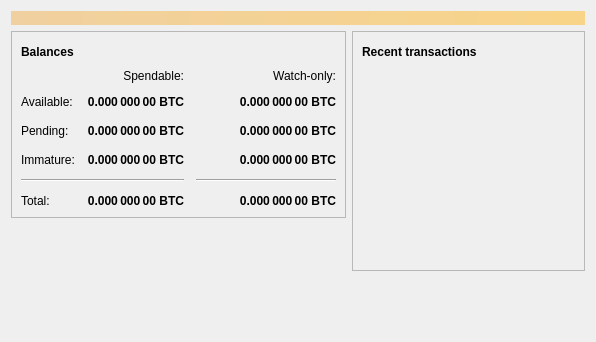
<?xml version="1.0" encoding="UTF-8"?>
<ui version="4.0">
 <class>OverviewPage</class>
 <widget class="QWidget" name="OverviewPage">
  <property name="geometry">
   <rect>
    <x>0</x>
    <y>0</y>
    <width>596</width>
    <height>342</height>
   </rect>
  </property>
  <property name="windowTitle">
   <string>Form</string>
  </property>
  <layout class="QVBoxLayout" name="topLayout">
   <item>
    <widget class="QLabel" name="labelAlerts">
     <property name="visible">
      <bool>false</bool>
     </property>
     <property name="styleSheet">
      <string notr="true">QLabel { background-color: qlineargradient(x1: 0, y1: 0, x2: 1, y2: 0, stop:0 #F0D0A0, stop:1 #F8D488); color:#000000; }</string>
     </property>
     <property name="wordWrap">
      <bool>true</bool>
     </property>
     <property name="margin">
      <number>3</number>
     </property>
     <property name="textInteractionFlags">
      <set>Qt::TextSelectableByMouse</set>
     </property>
    </widget>
   </item>
   <item>
    <layout class="QHBoxLayout" name="horizontalLayout" stretch="1,1">
     <item>
      <layout class="QVBoxLayout" name="verticalLayout_2">
       <item>
        <widget class="QFrame" name="frame">
         <property name="frameShape">
          <enum>QFrame::StyledPanel</enum>
         </property>
         <property name="frameShadow">
          <enum>QFrame::Raised</enum>
         </property>
         <layout class="QVBoxLayout" name="verticalLayout_4">
          <item>
           <layout class="QHBoxLayout" name="horizontalLayout_4">
            <item>
             <widget class="QLabel" name="label_5">
              <property name="font">
               <font>
                <weight>75</weight>
                <bold>true</bold>
               </font>
              </property>
              <property name="text">
               <string>Balances</string>
              </property>
             </widget>
            </item>
            <item>
             <widget class="QPushButton" name="labelWalletStatus">
              <property name="enabled">
               <bool>true</bool>
              </property>
              <property name="maximumSize">
               <size>
                <width>30</width>
                <height>16777215</height>
               </size>
              </property>
              <property name="toolTip">
               <string>The displayed information may be out of date. Your wallet automatically synchronizes with the Luascoin network after a connection is established, but this process has not completed yet.</string>
              </property>
              <property name="text">
               <string/>
              </property>
              <property name="icon">
               <iconset resource="../luascoin.qrc">
                <normaloff>:/icons/warning</normaloff>
                <disabledoff>:/icons/warning</disabledoff>:/icons/warning</iconset>
              </property>
              <property name="iconSize">
               <size>
                <width>24</width>
                <height>24</height>
               </size>
              </property>
              <property name="flat">
               <bool>true</bool>
              </property>
             </widget>
            </item>
            <item>
             <spacer name="horizontalSpacer_3">
              <property name="orientation">
               <enum>Qt::Horizontal</enum>
              </property>
              <property name="sizeHint" stdset="0">
               <size>
                <width>40</width>
                <height>20</height>
               </size>
              </property>
             </spacer>
            </item>
           </layout>
          </item>
          <item>
           <layout class="QGridLayout" name="gridLayout">
            <property name="spacing">
             <number>12</number>
            </property>
            <item row="2" column="2">
             <widget class="QLabel" name="labelWatchPending">
              <property name="font">
               <font>
                <weight>75</weight>
                <bold>true</bold>
               </font>
              </property>
              <property name="cursor">
               <cursorShape>IBeamCursor</cursorShape>
              </property>
              <property name="toolTip">
               <string>Unconfirmed transactions to watch-only addresses</string>
              </property>
              <property name="text">
               <string notr="true">0.000 000 00 BTC</string>
              </property>
              <property name="alignment">
               <set>Qt::AlignRight|Qt::AlignTrailing|Qt::AlignVCenter</set>
              </property>
              <property name="textInteractionFlags">
               <set>Qt::LinksAccessibleByMouse|Qt::TextSelectableByKeyboard|Qt::TextSelectableByMouse</set>
              </property>
             </widget>
            </item>
            <item row="2" column="1">
             <widget class="QLabel" name="labelUnconfirmed">
              <property name="font">
               <font>
                <weight>75</weight>
                <bold>true</bold>
               </font>
              </property>
              <property name="cursor">
               <cursorShape>IBeamCursor</cursorShape>
              </property>
              <property name="toolTip">
               <string>Total of transactions that have yet to be confirmed, and do not yet count toward the spendable balance</string>
              </property>
              <property name="text">
               <string notr="true">0.000 000 00 BTC</string>
              </property>
              <property name="alignment">
               <set>Qt::AlignRight|Qt::AlignTrailing|Qt::AlignVCenter</set>
              </property>
              <property name="textInteractionFlags">
               <set>Qt::LinksAccessibleByMouse|Qt::TextSelectableByKeyboard|Qt::TextSelectableByMouse</set>
              </property>
             </widget>
            </item>
            <item row="3" column="2">
             <widget class="QLabel" name="labelWatchImmature">
              <property name="font">
               <font>
                <weight>75</weight>
                <bold>true</bold>
               </font>
              </property>
              <property name="cursor">
               <cursorShape>IBeamCursor</cursorShape>
              </property>
              <property name="toolTip">
               <string>Mined balance in watch-only addresses that has not yet matured</string>
              </property>
              <property name="text">
               <string notr="true">0.000 000 00 BTC</string>
              </property>
              <property name="alignment">
               <set>Qt::AlignRight|Qt::AlignTrailing|Qt::AlignVCenter</set>
              </property>
              <property name="textInteractionFlags">
               <set>Qt::LinksAccessibleByMouse|Qt::TextSelectableByKeyboard|Qt::TextSelectableByMouse</set>
              </property>
             </widget>
            </item>
            <item row="4" column="0" colspan="2">
             <widget class="Line" name="line">
              <property name="orientation">
               <enum>Qt::Horizontal</enum>
              </property>
             </widget>
            </item>
            <item row="4" column="2">
             <widget class="Line" name="lineWatchBalance">
              <property name="sizePolicy">
               <sizepolicy hsizetype="Preferred" vsizetype="Fixed">
                <horstretch>0</horstretch>
                <verstretch>0</verstretch>
               </sizepolicy>
              </property>
              <property name="minimumSize">
               <size>
                <width>140</width>
                <height>0</height>
               </size>
              </property>
              <property name="orientation">
               <enum>Qt::Horizontal</enum>
              </property>
             </widget>
            </item>
            <item row="5" column="0">
             <widget class="QLabel" name="labelTotalText">
              <property name="text">
               <string>Total:</string>
              </property>
             </widget>
            </item>
            <item row="3" column="1">
             <widget class="QLabel" name="labelImmature">
              <property name="font">
               <font>
                <weight>75</weight>
                <bold>true</bold>
               </font>
              </property>
              <property name="cursor">
               <cursorShape>IBeamCursor</cursorShape>
              </property>
              <property name="toolTip">
               <string>Mined balance that has not yet matured</string>
              </property>
              <property name="text">
               <string notr="true">0.000 000 00 BTC</string>
              </property>
              <property name="alignment">
               <set>Qt::AlignRight|Qt::AlignTrailing|Qt::AlignVCenter</set>
              </property>
              <property name="textInteractionFlags">
               <set>Qt::LinksAccessibleByMouse|Qt::TextSelectableByKeyboard|Qt::TextSelectableByMouse</set>
              </property>
             </widget>
            </item>
            <item row="2" column="3">
             <spacer name="horizontalSpacer_2">
              <property name="orientation">
               <enum>Qt::Horizontal</enum>
              </property>
              <property name="sizeHint" stdset="0">
               <size>
                <width>40</width>
                <height>20</height>
               </size>
              </property>
             </spacer>
            </item>
            <item row="3" column="0">
             <widget class="QLabel" name="labelImmatureText">
              <property name="text">
               <string>Immature:</string>
              </property>
             </widget>
            </item>
            <item row="5" column="1">
             <widget class="QLabel" name="labelTotal">
              <property name="font">
               <font>
                <weight>75</weight>
                <bold>true</bold>
               </font>
              </property>
              <property name="cursor">
               <cursorShape>IBeamCursor</cursorShape>
              </property>
              <property name="toolTip">
               <string>Your current total balance</string>
              </property>
              <property name="text">
               <string notr="true">0.000 000 00 BTC</string>
              </property>
              <property name="alignment">
               <set>Qt::AlignRight|Qt::AlignTrailing|Qt::AlignVCenter</set>
              </property>
              <property name="textInteractionFlags">
               <set>Qt::LinksAccessibleByMouse|Qt::TextSelectableByKeyboard|Qt::TextSelectableByMouse</set>
              </property>
             </widget>
            </item>
            <item row="5" column="2">
             <widget class="QLabel" name="labelWatchTotal">
              <property name="font">
               <font>
                <weight>75</weight>
                <bold>true</bold>
               </font>
              </property>
              <property name="cursor">
               <cursorShape>IBeamCursor</cursorShape>
              </property>
              <property name="toolTip">
               <string>Current total balance in watch-only addresses</string>
              </property>
              <property name="text">
               <string notr="true">0.000 000 00 BTC</string>
              </property>
              <property name="alignment">
               <set>Qt::AlignRight|Qt::AlignTrailing|Qt::AlignVCenter</set>
              </property>
              <property name="textInteractionFlags">
               <set>Qt::LinksAccessibleByMouse|Qt::TextSelectableByKeyboard|Qt::TextSelectableByMouse</set>
              </property>
             </widget>
            </item>
            <item row="0" column="2">
             <widget class="QLabel" name="labelWatchonly">
              <property name="text">
               <string>Watch-only:</string>
              </property>
              <property name="alignment">
               <set>Qt::AlignRight|Qt::AlignTrailing|Qt::AlignVCenter</set>
              </property>
             </widget>
            </item>
            <item row="1" column="0">
             <widget class="QLabel" name="labelBalanceText">
              <property name="text">
               <string>Available:</string>
              </property>
             </widget>
            </item>
            <item row="1" column="1">
             <widget class="QLabel" name="labelBalance">
              <property name="font">
               <font>
                <weight>75</weight>
                <bold>true</bold>
               </font>
              </property>
              <property name="cursor">
               <cursorShape>IBeamCursor</cursorShape>
              </property>
              <property name="toolTip">
               <string>Your current spendable balance</string>
              </property>
              <property name="text">
               <string notr="true">0.000 000 00 BTC</string>
              </property>
              <property name="alignment">
               <set>Qt::AlignRight|Qt::AlignTrailing|Qt::AlignVCenter</set>
              </property>
              <property name="textInteractionFlags">
               <set>Qt::LinksAccessibleByMouse|Qt::TextSelectableByKeyboard|Qt::TextSelectableByMouse</set>
              </property>
             </widget>
            </item>
            <item row="1" column="2">
             <widget class="QLabel" name="labelWatchAvailable">
              <property name="font">
               <font>
                <weight>75</weight>
                <bold>true</bold>
               </font>
              </property>
              <property name="cursor">
               <cursorShape>IBeamCursor</cursorShape>
              </property>
              <property name="toolTip">
               <string>Your current balance in watch-only addresses</string>
              </property>
              <property name="text">
               <string notr="true">0.000 000 00 BTC</string>
              </property>
              <property name="alignment">
               <set>Qt::AlignRight|Qt::AlignTrailing|Qt::AlignVCenter</set>
              </property>
              <property name="textInteractionFlags">
               <set>Qt::LinksAccessibleByMouse|Qt::TextSelectableByKeyboard|Qt::TextSelectableByMouse</set>
              </property>
             </widget>
            </item>
            <item row="2" column="0">
             <widget class="QLabel" name="labelPendingText">
              <property name="text">
               <string>Pending:</string>
              </property>
             </widget>
            </item>
            <item row="0" column="1">
             <widget class="QLabel" name="labelSpendable">
              <property name="text">
               <string>Spendable:</string>
              </property>
              <property name="alignment">
               <set>Qt::AlignRight|Qt::AlignTrailing|Qt::AlignVCenter</set>
              </property>
             </widget>
            </item>
           </layout>
          </item>
         </layout>
        </widget>
       </item>
       <item>
        <spacer name="verticalSpacer">
         <property name="orientation">
          <enum>Qt::Vertical</enum>
         </property>
         <property name="sizeHint" stdset="0">
          <size>
           <width>20</width>
           <height>40</height>
          </size>
         </property>
        </spacer>
       </item>
      </layout>
     </item>
     <item>
      <layout class="QVBoxLayout" name="verticalLayout_3">
       <item>
        <widget class="QFrame" name="frame_2">
         <property name="frameShape">
          <enum>QFrame::StyledPanel</enum>
         </property>
         <property name="frameShadow">
          <enum>QFrame::Raised</enum>
         </property>
         <layout class="QVBoxLayout" name="verticalLayout">
          <item>
           <layout class="QHBoxLayout" name="horizontalLayout_2">
            <item>
             <widget class="QLabel" name="label_4">
              <property name="font">
               <font>
                <weight>75</weight>
                <bold>true</bold>
               </font>
              </property>
              <property name="text">
               <string>Recent transactions</string>
              </property>
             </widget>
            </item>
            <item>
             <widget class="QPushButton" name="labelTransactionsStatus">
              <property name="enabled">
               <bool>true</bool>
              </property>
              <property name="maximumSize">
               <size>
                <width>30</width>
                <height>16777215</height>
               </size>
              </property>
              <property name="toolTip">
               <string>The displayed information may be out of date. Your wallet automatically synchronizes with the Luascoin network after a connection is established, but this process has not completed yet.</string>
              </property>
              <property name="text">
               <string/>
              </property>
              <property name="icon">
               <iconset resource="../luascoin.qrc">
                <normaloff>:/icons/warning</normaloff>
                <disabledoff>:/icons/warning</disabledoff>:/icons/warning</iconset>
              </property>
              <property name="iconSize">
               <size>
                <width>24</width>
                <height>24</height>
               </size>
              </property>
              <property name="flat">
               <bool>true</bool>
              </property>
             </widget>
            </item>
            <item>
             <spacer name="horizontalSpacer">
              <property name="orientation">
               <enum>Qt::Horizontal</enum>
              </property>
              <property name="sizeHint" stdset="0">
               <size>
                <width>40</width>
                <height>20</height>
               </size>
              </property>
             </spacer>
            </item>
           </layout>
          </item>
          <item>
           <widget class="QListView" name="listTransactions">
            <property name="styleSheet">
             <string notr="true">QListView { background: transparent; }</string>
            </property>
            <property name="frameShape">
             <enum>QFrame::NoFrame</enum>
            </property>
            <property name="verticalScrollBarPolicy">
             <enum>Qt::ScrollBarAlwaysOff</enum>
            </property>
            <property name="horizontalScrollBarPolicy">
             <enum>Qt::ScrollBarAlwaysOff</enum>
            </property>
            <property name="selectionMode">
             <enum>QAbstractItemView::NoSelection</enum>
            </property>
           </widget>
          </item>
         </layout>
        </widget>
       </item>
       <item>
        <spacer name="verticalSpacer_2">
         <property name="orientation">
          <enum>Qt::Vertical</enum>
         </property>
         <property name="sizeHint" stdset="0">
          <size>
           <width>20</width>
           <height>40</height>
          </size>
         </property>
        </spacer>
       </item>
      </layout>
     </item>
    </layout>
   </item>
  </layout>
 </widget>
 <resources/>
 <connections/>
</ui>
